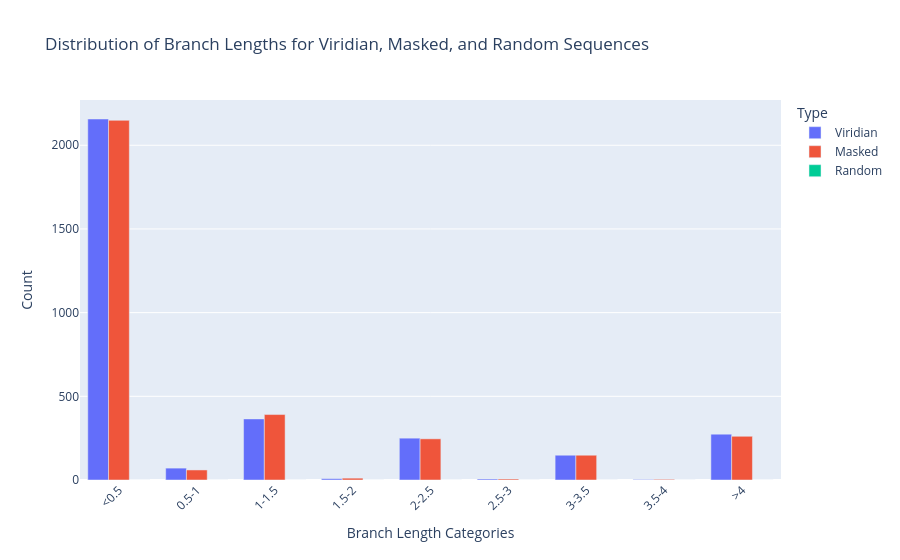

Source (notebook cell):
### Code cell
# This script should go over the tsv results of MAPLE sample placement and
# generate the distributions of the branch lengths for the three types of sequences
# (viridian, masked, random).

# The goal is to see whether the masked samples are closer to the tree than the viridian ones or not.

from pathlib import Path      
import seaborn as sns
import matplotlib.pyplot as plt
import pandas as pd

viridian_lengths = [0] * 9
masked_lengths = [0] * 9
random_lengths = [0] * 9

def bin_branch_lengths(length):
    """
    Bin the branch lengths into categories.
    """
    unit = 1/29903
    # One bin every 0.5 * unit until 4*unit+ (9 categories)
    
    if length < 0.5 * unit:
        return 0
    elif length < 1 * unit:
        return 1
    elif length < 1.5 * unit:
        return 2
    elif length < 2 * unit:
        return 3
    elif length < 2.5 * unit:
        return 4
    elif length < 3 * unit:
        return 5
    elif length < 3.5 * unit:
        return 6
    elif length < 4 * unit:
        return 7
    else:
        return 8
        

# Define the path to the folder containing the tsv files
folder_path = Path("/nfs/research/goldman/anoufa/data/MAPLE_output/")
unit = 1/29903

# Iterate over the tsv files in the folder
for file_path in folder_path.glob("*.tsv"):
    # Read the tsv file
    with open(file_path, "r") as file:
        lines = file.readlines()
    
    # Extract the sample lengths for the three types of sequences
    for line in lines[1:]:
        # Columns:  index   sample	                placements	                    optimizedBlengths (<topBlength>/<bottomBlength>/<sampleBlength>)   mutations
        # Example line: 0	consensus_ERR4239172	in2495143:0.9997103398863393	in2495143:(6.68997107947098e-05/0/0)	T10029C;G21618C;G22917T;A22995C;T23063A;A23604...
        
        # We are interested in the sampleBlengths of the placement with highest support.
        columns = line.strip().split("\t")
        sample = columns[0]
        placements = columns[1]
        if "empty possiblePlacements" in placements:
            continue
        optimizedBlengths = columns[2]
        mutations = columns[3]
        
        sampleBlength = optimizedBlengths.split(";")[0] # Get the first placement (highest support)
        sampleBlength = sampleBlength.split("/")[2] # We get this part 0)
        sampleBlength = sampleBlength[:-1] # Remove the last character (the closing parenthesis)
        sampleBlength = float(sampleBlength)
        
        if "consensus" in sample:
            viridian_lengths[bin_branch_lengths(sampleBlength)] += 1
        elif "masked" in sample:
            masked_lengths[bin_branch_lengths(sampleBlength)] += 1
        else:
            random_lengths[bin_branch_lengths(sampleBlength)] += 1

import plotly.express as px

len_cat = ["<0.5", "0.5-1", "1-1.5", "1.5-2", "2-2.5", "2.5-3", "3-3.5", "3.5-4", ">4"]

# Convert to long-form DataFrame
df = pd.DataFrame({
    "Category": len_cat * 3,
    "Count": viridian_lengths + masked_lengths + random_lengths,
    "Type": ["Viridian"] * len(len_cat) + ["Masked"] * len(len_cat) + ["Random"] * len(len_cat)
})

fig = px.bar(
    df,
    x="Category",
    y="Count",
    color="Type",
    barmode="group",
    title="Distribution of Branch Lengths for Viridian, Masked, and Random Sequences",
    labels={"Category": "Branch Length Categories"}
)

fig.update_layout(xaxis_tickangle=-45)
fig.write_image("../figs/branch_lengths_plotly.png")
fig.show()

### Figure 1 — Plotly figure (JSON) as saved in the notebook; plotly's stock layout.template omitted (floating-point values rounded to 4 significant figures)
{"data": [{"alignmentgroup": "True", "hovertemplate": "Type=Viridian<br>Branch Length Categories=%{x}<br>Count=%{y}<extra></extra>", "legendgroup": "Viridian", "marker": {"color": "#636efa", "pattern": {"shape": ""}}, "name": "Viridian", "offsetgroup": "Viridian", "orientation": "v", "showlegend": true, "textposition": "auto", "type": "bar", "x": ["<0.5", "0.5-1", "1-1.5", "1.5-2", "2-2.5", "2.5-3", "3-3.5", "3.5-4", ">4"], "xaxis": "x", "y": [2157, 71, 365, 8, 250, 6, 148, 3, 274], "yaxis": "y"}, {"alignmentgroup": "True", "hovertemplate": "Type=Masked<br>Branch Length Categories=%{x}<br>Count=%{y}<extra></extra>", "legendgroup": "Masked", "marker": {"color": "#EF553B", "pattern": {"shape": ""}}, "name": "Masked", "offsetgroup": "Masked", "orientation": "v", "showlegend": true, "textposition": "auto", "type": "bar", "x": ["<0.5", "0.5-1", "1-1.5", "1.5-2", "2-2.5", "2.5-3", "3-3.5", "3.5-4", ">4"], "xaxis": "x", "y": [2149, 60, 391, 11, 246, 6, 148, 4, 261], "yaxis": "y"}, {"alignmentgroup": "True", "hovertemplate": "Type=Random<br>Branch Length Categories=%{x}<br>Count=%{y}<extra></extra>", "legendgroup": "Random", "marker": {"color": "#00cc96", "pattern": {"shape": ""}}, "name": "Random", "offsetgroup": "Random", "orientation": "v", "showlegend": true, "textposition": "auto", "type": "bar", "x": ["<0.5", "0.5-1", "1-1.5", "1.5-2", "2-2.5", "2.5-3", "3-3.5", "3.5-4", ">4"], "xaxis": "x", "y": [0, 0, 0, 0, 0, 0, 0, 0, 0], "yaxis": "y"}], "layout": {"barmode": "group", "legend": {"title": {"text": "Type"}, "tracegroupgap": 0}, "title": {"text": "Distribution of Branch Lengths for Viridian, Masked, and Random Sequences"}, "xaxis": {"anchor": "y", "domain": [0, 1], "tickangle": -45, "title": {"text": "Branch Length Categories"}}, "yaxis": {"anchor": "x", "domain": [0, 1], "title": {"text": "Count"}}}}
